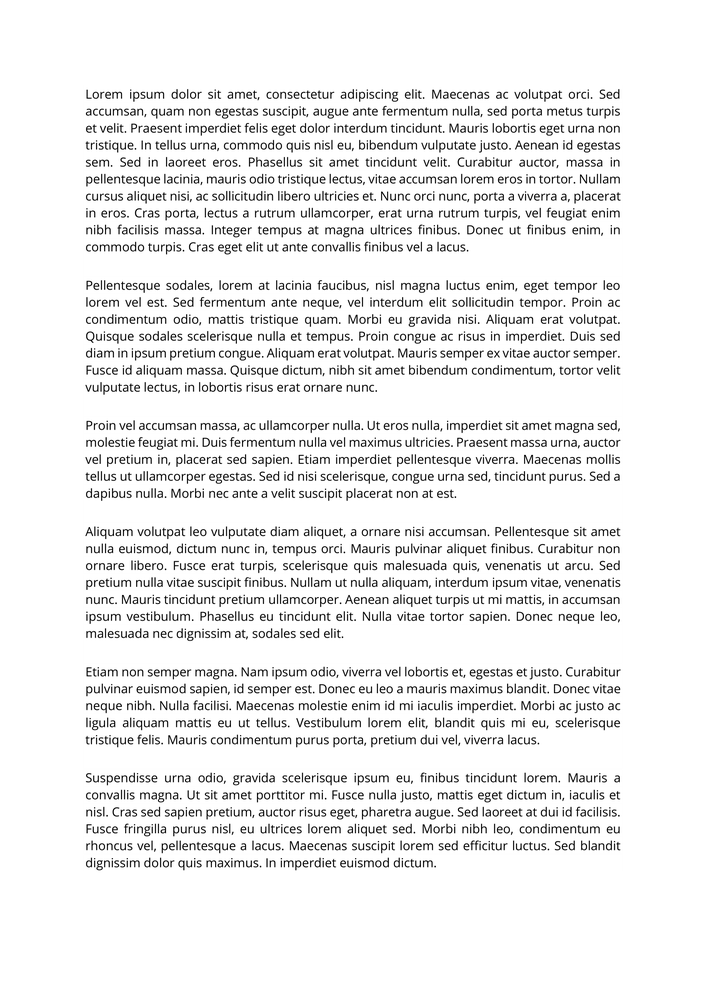
#> input picture Images/001.png, 706 x 999 px, shrunk from 1654 x 2339 before the run; its folder holds only this picture in this run
$ python TextDetection.py
#> lines starting #> are read from the running program, lines starting #| are printed output that depends on the picture; after the words box and inside, x2 and y2 are one past the last pixel; in counts of white or black regions, pixels touching at a corner belong together
import cv2
import numpy as np
import os

pathToImages = "./Images/"
pathToProcess = "./Processed/"

if __name__ == "__main__":
    for filename in os.listdir(pathToImages):
        if filename.endswith(".jpg") or filename.endswith(".png"):
            imgToProcess = filename[:-4]
            imgProcessedPath = os.path.join(pathToProcess, imgToProcess)

            # Make the folder to store paragraphs
            try:
                os.mkdir(imgProcessedPath)
            except FileExistsError:
                print(imgProcessedPath, " Already exists")

            img = cv2.imread(pathToImages + f"/{imgToProcess}.png", 0)
#> img is the input picture: shape (999, 706); min 0, max 255, mean 237.7

            # Threshold the image, below 230 will be set to 255 or White. Above 230 will be set to 0
            _, binarisedImage = cv2.threshold(img, 230, 255, cv2.THRESH_BINARY_INV)
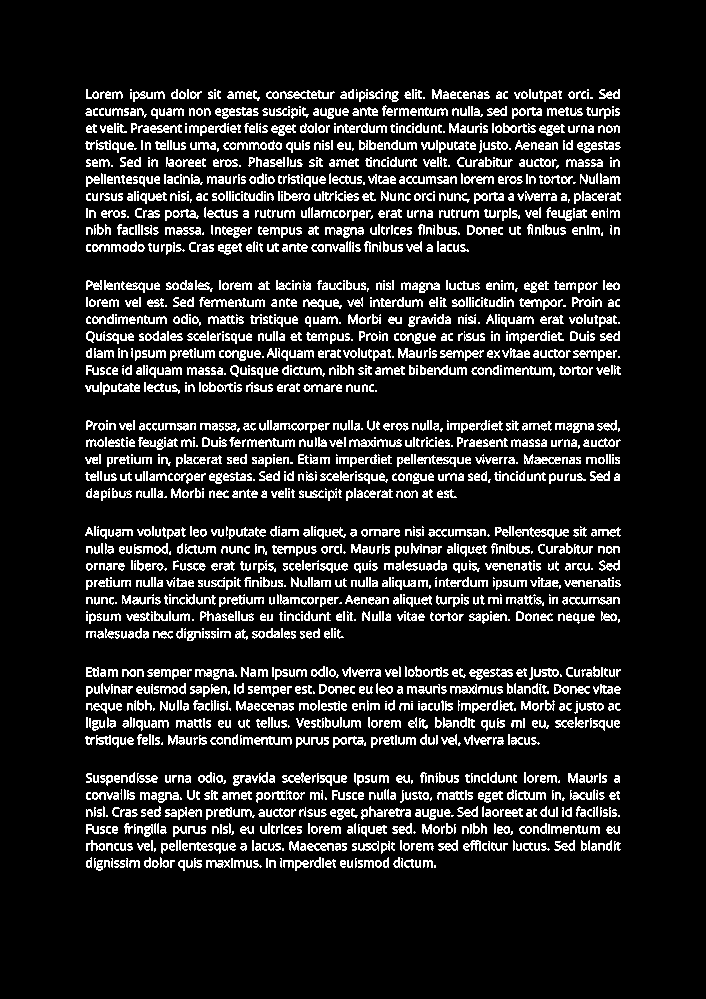
#> binarisedImage: shape (999, 706); 12.6% white in thin lines or dots, all inside (x1, y1, x2, y2) = (85, 89, 621, 871)

            # ===== Initialise Variables =====
            width1 = 0
            width2 = 0
            height1 = 0
            height2 = 0

            colMarginBlank = 30
            rowMarginBlank = 30
            parsingMargin = 12

            paragraph_counter = 1
            # ===== Initialise Variables =====


            while (np.sum(binarisedImage != 0)):
                vertical_projection = np.sum(binarisedImage, axis=0) # scan column

                # loop through every column, if the sum of a specific column pixel is not 0, parse it out
                for index, x in enumerate(vertical_projection):
                    # if found column index where got white pixel
                    if x != 0:
                        width1 = index
                        break

                # Get ending column
                counter = 0
                colBlankFound = False
                for a in range(len(vertical_projection[width1:])):
                    while counter < colMarginBlank:
                        # If column has no words
                        if vertical_projection[width1+a] == 0:
                            # If first time of colMarginBlank run
                            if not colBlankFound:
                                width2 = width1+a
                                colBlankFound = True

                            counter += 1
                            break
                        else:
                            # If column has words
                            colBlankFound = False
                            counter = 0
                            break

                # Once we have width1 and width2, get the first height of paragraph.
                horizontal_projection = np.sum(binarisedImage[:, :width2], axis=1)
                for index, y in enumerate(horizontal_projection):
                    if y != 0:
                        height1 = index
                        break

                counter = 0
                rowBlankFound = False
                for b in range(len(horizontal_projection[height1:])):
                    while counter < rowMarginBlank:
                        # If column has no words
                        if horizontal_projection[height1+b] == 0:
                            # If first time of colMarginBlank run
                            if not rowBlankFound:
                                height2 = height1+b
                                rowBlankFound = True

                            counter += 1
                            break
                        else:
                            # If row has words
                            rowBlankFound = False
                            counter = 0
                            break

                # To detect table margin
                tableMargin = int((width2 - width1) / 2)

                # Table detection
                for col in range(width1, width1+tableMargin):
                    # If throughout the margin width range, discover it is not a line then it's not a table and begin parsing
                    if binarisedImage[height1][col] == 0:

                        final_img = img[height1 - parsingMargin : height2 + parsingMargin,
                                        width1 - parsingMargin : width2 + parsingMargin]

                        # Show and Write the extracted paragraphs to the spceified location in pathToProcess
                        cv2.imwrite(imgProcessedPath + f"/{imgToProcess} - Paragraph {str(paragraph_counter)}" +".png", final_img)
                        # cv2.imshow(f"{imgToProcess} - Paragraph {str(paragraph_counter)}", final_img)
                        paragraph_counter = paragraph_counter + 1
                        break

                # Set the specificied region to blank so it won't be ran again
                binarisedImage[height1:height2, width1:width2] = 0
#> this loop made 1 pass
#> tableMargin on pass 1: 268
#> pass 1, `cv2.imwrite(imgProcessedPath + f"/{imgToProcess} - Paragraph {str(para..`:
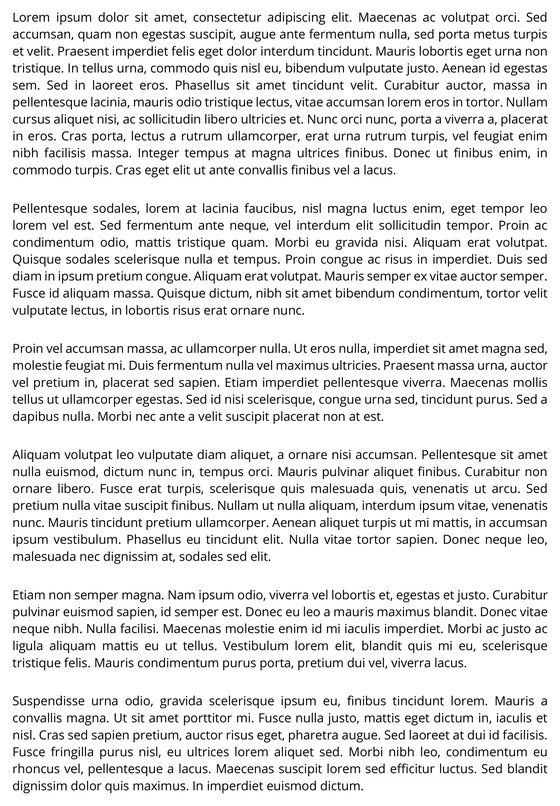
#> saved as 001 - Paragraph 1.png: shape (806, 560); min 0, max 255, mean 228
#> after the loop, height2 = 871; paragraph_counter = 2; width2 = 621

        else:
            continue

cv2.waitKey()
cv2.destroyAllWindows()

$ run again, on Images/005.png
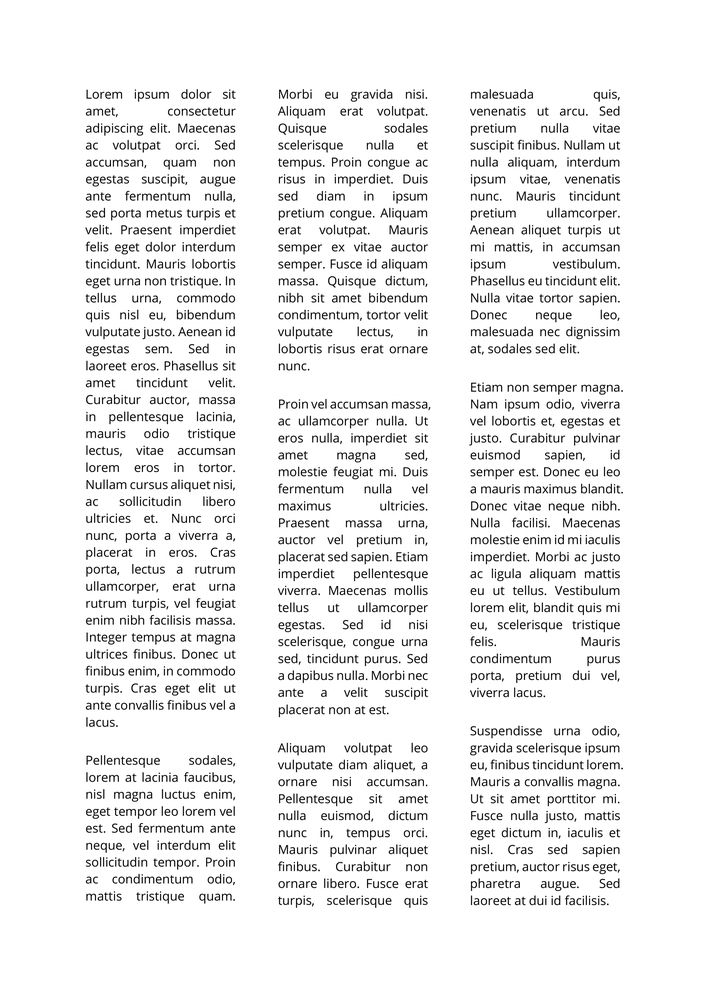
#> input picture Images/005.png, 706 x 999 px, shrunk from 1654 x 2339 before the run
#> img is the input picture: shape (999, 706); min 0, max 255, mean 238.9
#> `_, binarisedImage = cv2.threshold(img, 230, 255, cv2.THRESH_BINARY_INV)`:
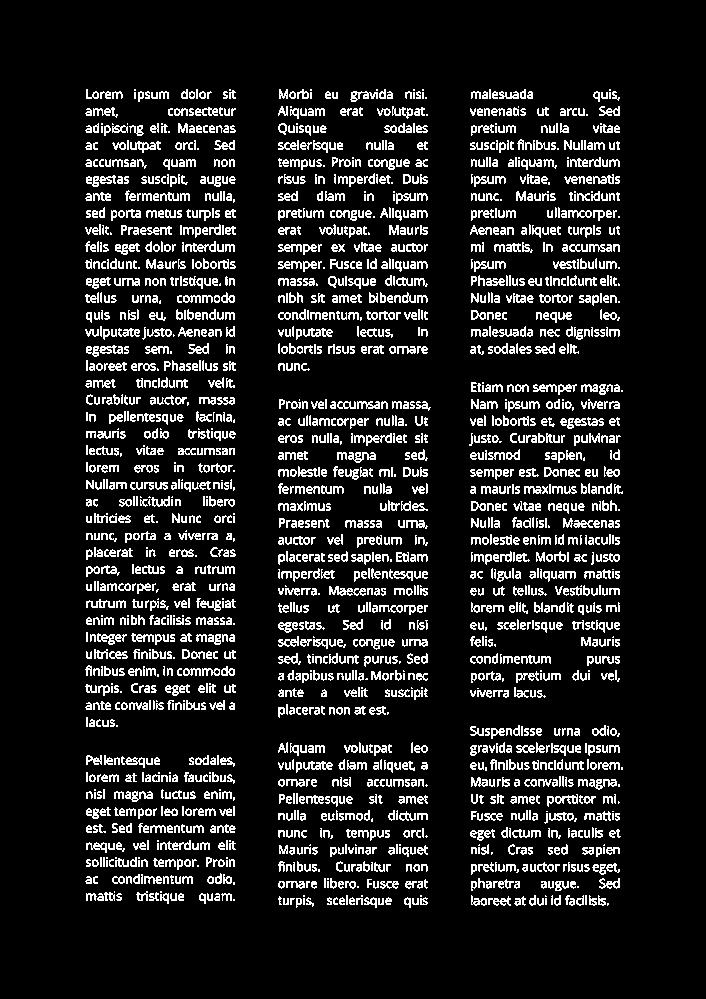
#> binarisedImage: shape (999, 706); 11.8% white in thin lines or dots, all inside (x1, y1, x2, y2) = (85, 89, 623, 908)
#> the loop `while (np.sum(binarisedImage != 0)):` made 3 passes
#> pass 2, `cv2.imwrite(imgProcessedPath + f"/{imgToProcess} - Paragraph {str(para..`:
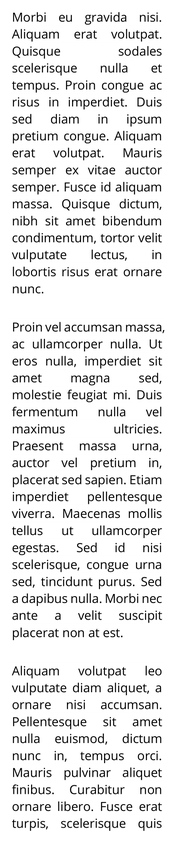
#> saved as 005 - Paragraph 2.png: shape (843, 177); min 0, max 255, mean 230.4
#> after the loop `while (np.sum(binarisedImage != 0)):`: height2 = 906; paragraph_counter = 4; width2 = 623

$ run again, on Images/006.png
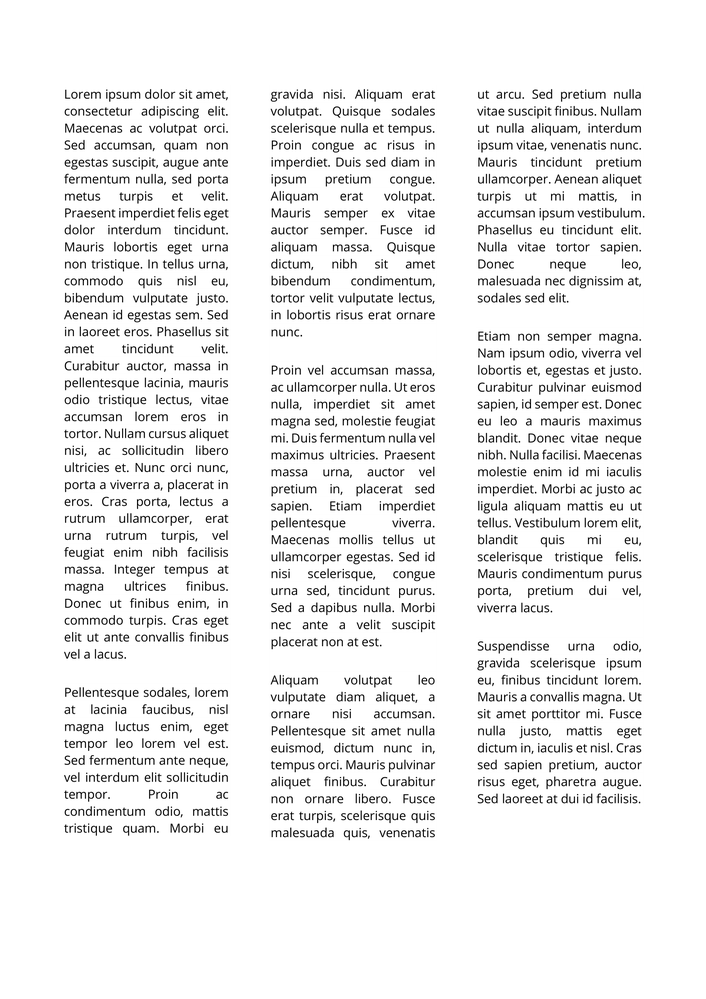
#> input picture Images/006.png, 706 x 999 px, shrunk from 1654 x 2339 before the run
#> img is the input picture: shape (999, 706); min 0, max 255, mean 238.9
#> `_, binarisedImage = cv2.threshold(img, 230, 255, cv2.THRESH_BINARY_INV)`:
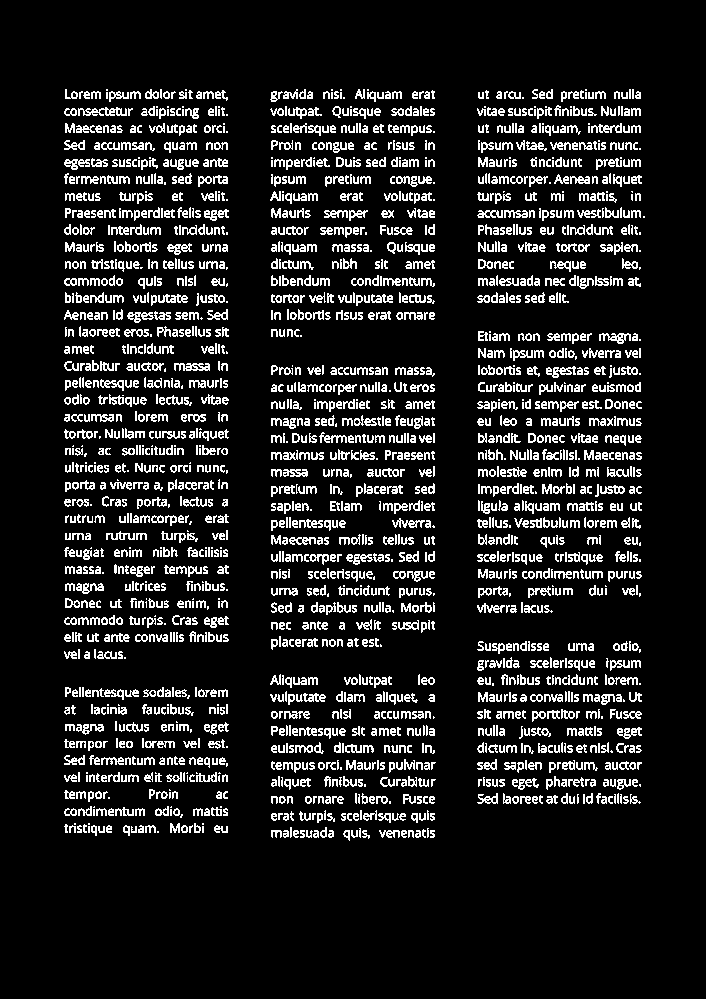
#> binarisedImage: shape (999, 706); 11.9% white in thin lines or dots, all inside (x1, y1, x2, y2) = (64, 89, 645, 841)
#> the loop `while (np.sum(binarisedImage != 0)):` made 3 passes
#> pass 2, `cv2.imwrite(imgProcessedPath + f"/{imgToProcess} - Paragraph {str(para..`:
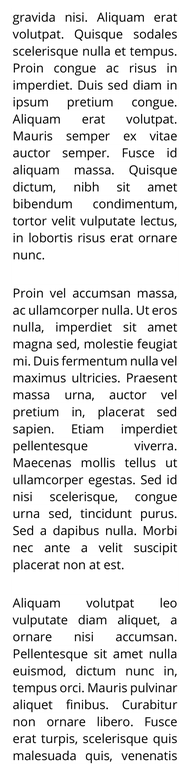
#> saved as 006 - Paragraph 2.png: shape (776, 190); min 0, max 255, mean 229.6
#> after the loop `while (np.sum(binarisedImage != 0)):`: height2 = 804; paragraph_counter = 4; width2 = 645

$ run again, on Images/007.png
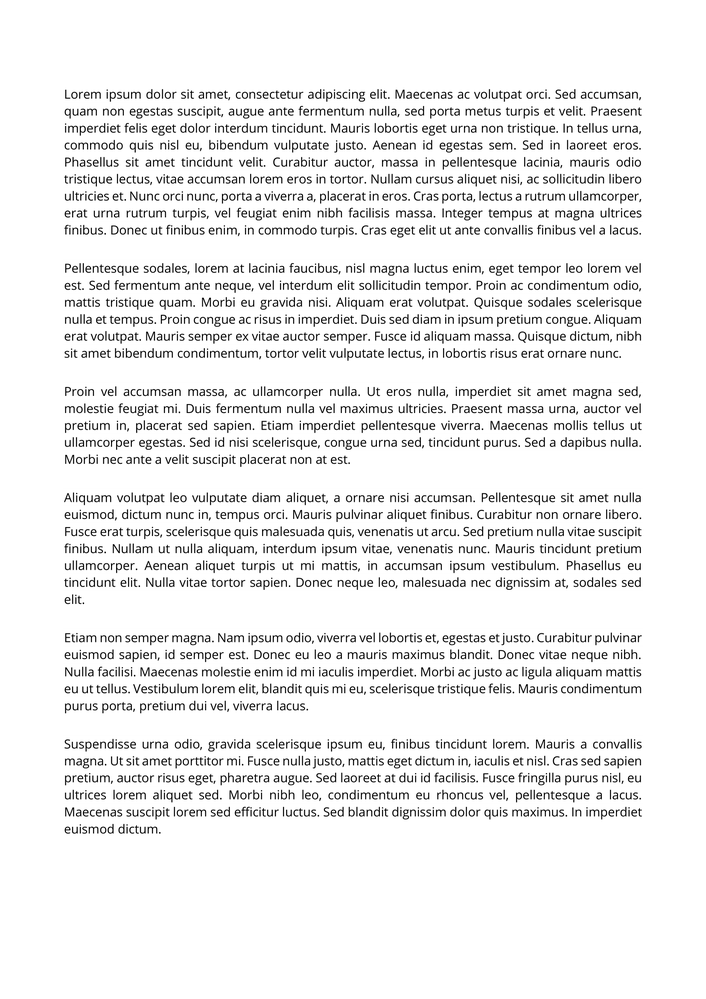
#> input picture Images/007.png, 706 x 999 px, shrunk from 1654 x 2339 before the run
#> img is the input picture: shape (999, 706); min 0, max 255, mean 237.8
#> `_, binarisedImage = cv2.threshold(img, 230, 255, cv2.THRESH_BINARY_INV)`:
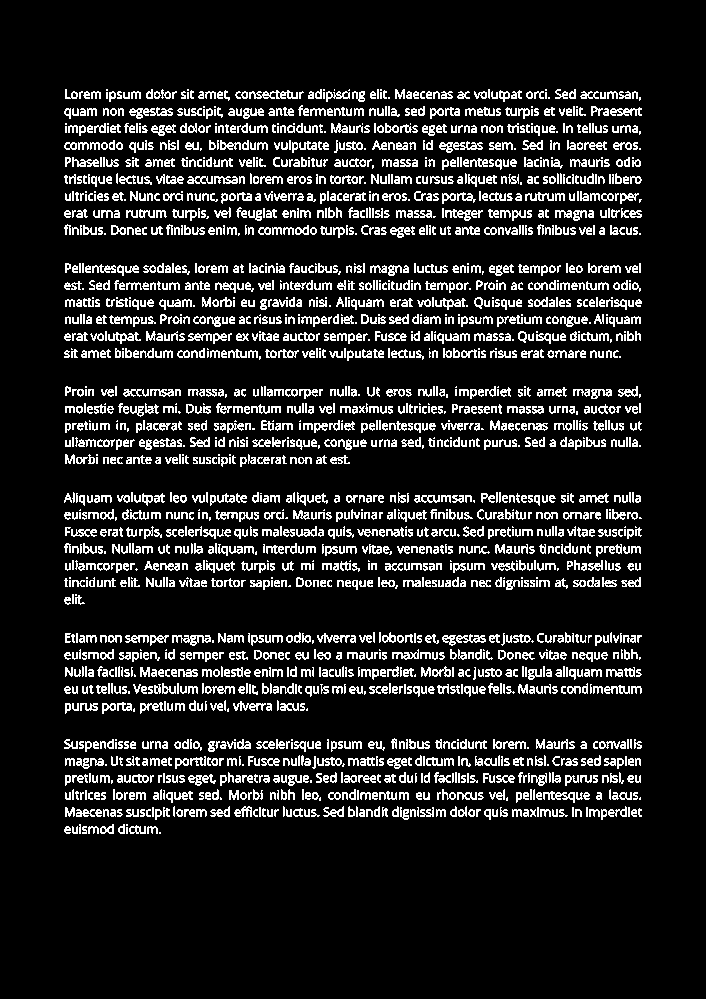
#> binarisedImage: shape (999, 706); 12.6% white in thin lines or dots, all inside (x1, y1, x2, y2) = (64, 89, 642, 834)
#> the loop `while (np.sum(binarisedImage != 0)):` made 1 pass
#> tableMargin on pass 1: 289
#> pass 1, `cv2.imwrite(imgProcessedPath + f"/{imgToProcess} - Paragraph {str(para..`:
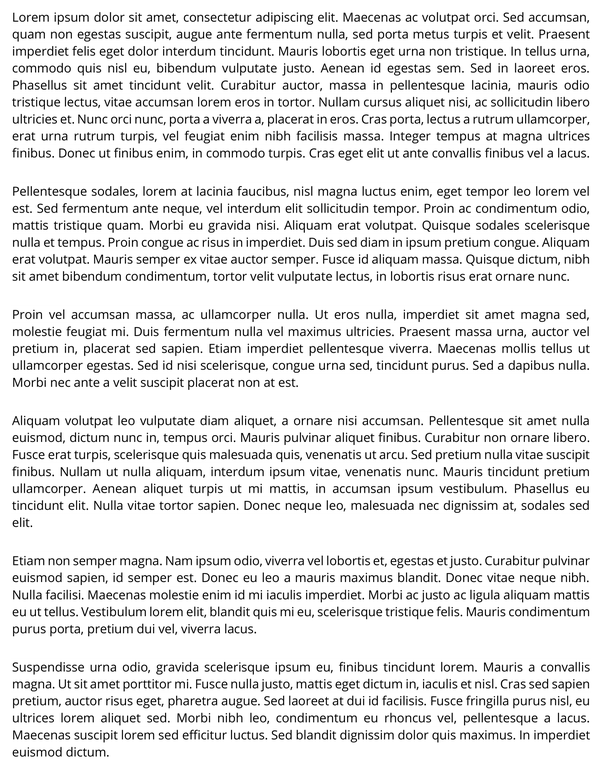
#> saved as 007 - Paragraph 1.png: shape (769, 602); min 0, max 255, mean 228.7
#> after the loop `while (np.sum(binarisedImage != 0)):`: height2 = 834; paragraph_counter = 2; width2 = 642
